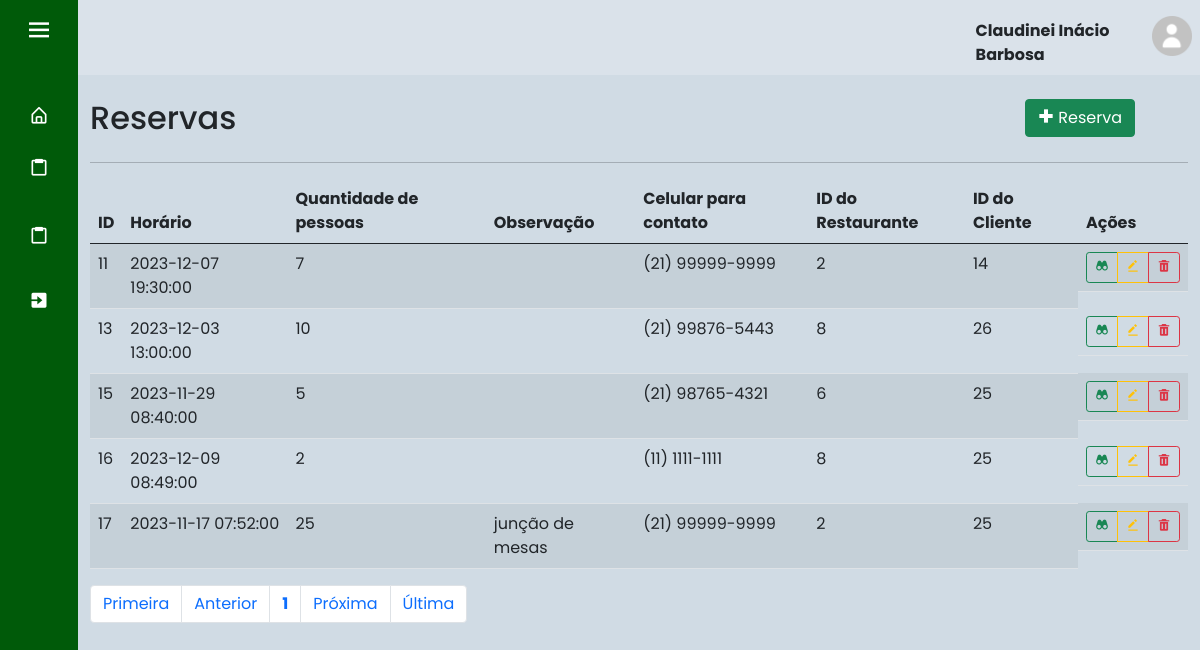
Page /index.php?page=lista_fixa (signed in) on the committed database.
### tables this page shows
CREATE TABLE IF NOT EXISTS `usuario` (
  `id_cli` int(11) NOT NULL AUTO_INCREMENT,
  `nome` varchar(45) NOT NULL,
  `email` varchar(45) NOT NULL,
  `senha` varchar(100) NOT NULL,
  `nivel` int(1) DEFAULT NULL,
  `ativo` tinyint(1) DEFAULT NULL,
  `foto` varchar(220) DEFAULT NULL,
  PRIMARY KEY (`id_cli`),
  KEY `nivel` (`nivel`)
);

CREATE TABLE IF NOT EXISTS `reserva_fixa` (
  `id_reserva` int(11) NOT NULL AUTO_INCREMENT,
  `horario` datetime NOT NULL,
  `qtde_pessoas` int(11) NOT NULL,
  `obs` text DEFAULT NULL,
  `cel_contato` varchar(15) NOT NULL,
  `id_res` int(11) DEFAULT NULL,
  `id_cli` int(11) DEFAULT NULL,
  PRIMARY KEY (`id_reserva`),
  KEY `id_res` (`id_res`),
  KEY `id_cli` (`id_cli`),
  CONSTRAINT `reserva_fixa_ibfk_1` FOREIGN KEY (`id_res`) REFERENCES `restaurante` (`id_res`),
  CONSTRAINT `reserva_fixa_ibfk_2` FOREIGN KEY (`id_cli`) REFERENCES `usuario` (`id_cli`)
);

### sis/reserva_fixa/lista_fixa.php (the view, shortened to what this page needs)
<div id="main" class="container-fluid">
	<div id="top" class="row">
		<div class="col-md-10">
			<h2>Reservas</h2>
		</div>
		<div class="col-md-2">
			<a href="?page=fcad_fixa" class="btn btn-success pull-right h2"><i class='bx bx-plus-medical'></i> Reserva
			</a>
		</div>
	</div>
	<hr/>
	<div id="list" class="row">
		<div class="table-responsive col-md-12">
			<?php
				$quantidade = 5;
				$pagina = (isset($_GET['pagina'])) ? (int)$_GET['pagina'] : 1;
				$inicio = ($quantidade * $pagina) - $quantidade;
				$data = mysqli_query($con, "select * from reserva_fixa order by id_reserva asc limit $inicio, $quantidade;") or die(mysqli_error("ERRO: ".$con));
				echo "<table class='table table-striped' cellspacing='0' cellpading='0'>";
				echo "<thead><tr>";
				echo "<td><strong>ID</strong></td>";
				echo "<td><strong>Horário</strong></td>";
				echo "<td><strong>Quantidade de pessoas</strong></td>";
				echo "<td><strong>Observação</strong></td>";
				echo "<td><strong>Celular para contato</strong></td>";
                echo "<td><strong>ID do Restaurante</strong></td>";
                echo "<td><strong>ID do Cliente</strong></td>";
				echo "<td class='actions justify-content-center'><strong>Ações</strong></td>";
				echo "</tr></thead><tbody>";
				while($info = mysqli_fetch_array($data)){
					echo "<tr>";
					echo "<td>".$info['id_reserva']."</td>";
					echo "<td>".$info['horario']."</td>";
					echo "<td>".$info['qtde_pessoas']."</td>";
					echo "<td>".$info['obs']." </td>";
					echo "<td>".$info['cel_contato']."</td>";
                    echo "<td>".$info['id_res']."</td>";
                    echo "<td>".$info['id_cli']."</td>";
					echo "<td class='actions btn-group btn-group-sm d-flex justify-content-center'>";
					echo "<a class='btn btn-outline-success btn-xs' href=?page=view_fixa&id_reserva=".$info['id_reserva']."> <i class='bx bxs-binoculars'></i> </a>";
					echo "<a class='btn btn-outline-warning btn-xs' href=?page=fedit_fixa&id_reserva=".$info['id_reserva']."> <i class='bx bxs-edit-alt'></i> </a>";
					echo "<button type='button' class='btn btn-outline-danger btn-xs' data-bs-toggle='modal' data-bs-target='#mdexclprod".$info['id_reserva']."'><i class='bx bxs-trash'></i></button></td>";
				}
				echo "</tr></tbody></table>";
			?>
		</div>
	</div>
	<div id="bottom" class="row">
			<div class="col-md-12">
				<?php
					$sqlTotal 		= "select id_reserva from reserva_fixa;";
					$qrTotal  		= mysqli_query($con, $sqlTotal) or die (mysqli_error());
					$numTotal 		= mysqli_num_rows($qrTotal);
					$totalpagina = (ceil($numTotal/$quantidade)<=0) ? 1 : ceil($numTotal/$quantidade);
					$anterior = (($pagina-1) <= 0) ? 1 : $pagina - 1;
					$posterior = (($pagina+1) >= $totalpagina) ? $totalpagina : $pagina+1;
					echo "<ul class='pagination'>";
					echo "<li class='page-item'><a class='page-link' href='?page=lista_fixa&pagina=1'> Primeira</a></li> ";
					echo "<li class='page-item'><a class='page-link' href=\"?page=lista_fixa&pagina=$anterior\"> Anterior</a></li> ";
					echo "<li class='page-item'><a class='page-link' href='?page=lista_fixa&pagina=".$pagina."'><strong>".$pagina."</strong></a></li> ";
					echo "<li class='page-item'><a class='page-link' href=\"?page=lista_fixa&pagina=$posterior\"> Pr&oacute;xima</a></li> ";
					echo "<li class='page-item'><a class='page-link' href=\"?page=lista_fixa&pagina=$totalpagina\"> &Uacute;ltima</a></li></ul>";
				?>
			</div>
	</div>
</div>

### index.php (shortened to what this page needs)
<!doctype html>
<html lang="pt-br">
  <head>
    <link rel="stylesheet" href="css/style.css">
    <link href='https://unpkg.com/boxicons@2.0.7/css/boxicons.min.css' rel='stylesheet'>
    <link href="https://cdn.jsdelivr.net/npm/bootstrap@5.0.2/dist/css/bootstrap.min.css" rel="stylesheet">
  </head>
  <body>
    <?php
      include "base/config.php";
      switch($_SESSION['UsuarioNivel']){
        case 1: include "base/sidebar1.php"; break;
      }
    ?>
  <section class="home-section">
      <nav class="navbar navbar-expand-sm" style="background-color: rgba(255, 255, 255, 0.2);">
      <?php
          if(isset($_SESSION["UsuarioID"])) {
              $usuario_id = $_SESSION["UsuarioID"];
          } else{
              header("location: base/login.php");
              exit;
          }
          $sql = "select * from usuario where id_cli = '$usuario_id'";
          $result = mysqli_query($con, $sql);
          if($result){
            $row = mysqli_fetch_assoc($result);
            $nome = $row['nome'];
      ?>
        <ul class="navbar-nav" style="margin-left: 80%;">
          <li class="nav-item" style="font-weight: bold; margin-top: 5%">
            <?php echo'' .$nome. '';?>
          </li>
          <li class="nav-item">
            <a class="nav-link" href="base/dados.php"><img src="img/home-perfil.png" width="40" height="40"></a>
          </li>
        </ul>
      </nav>
      <br>
      <?php
        } else{
              echo "Erro na consulta:" .mysqli_error($con);
            }
      ?>
    <?php
      include "base/ch_pages.php";
    ?>
    </section>
  </body>
</html>

### css/style.css (style rules this page uses)
* { margin: 0; padding: 0; box-sizing: border-box; font-family: 'Poppins', sans-serif; }
.home-section { position: relative; background: #184e7733; height: 100vh; left: 260px; width: calc(100% - 260px); transition: all 0.5s ease; }
.sidebar.close ~ .home-section { left: 78px; width: calc(100% - 78px); }

### rows in the picture
usuario: nome "Claudinei Inácio Barbosa"
reserva_fixa: id_reserva "11", horario "2023-12-07 19:30:00", qtde_pessoas "7", cel_contato "(21) 99999-9999", id_res "2", id_cli "14"
reserva_fixa: id_reserva "13", horario "2023-12-03 13:00:00", qtde_pessoas "10", cel_contato "(21) 99876-5443", id_res "8", id_cli "26"
reserva_fixa: id_reserva "15", horario "2023-11-29 08:40:00", qtde_pessoas "5", cel_contato "(21) 98765-4321", id_res "6", id_cli "25"
reserva_fixa: id_reserva "16", horario "2023-12-09 08:49:00", qtde_pessoas "2", cel_contato "(11) 1111-1111", id_res "8", id_cli "25"
reserva_fixa: id_reserva "17", horario "2023-11-17 07:52:00", qtde_pessoas "25", obs "junção de mesas", cel_contato "(21) 99999-9999", id_res "2", id_cli "25"

### other values in the picture
$pagina "1"
